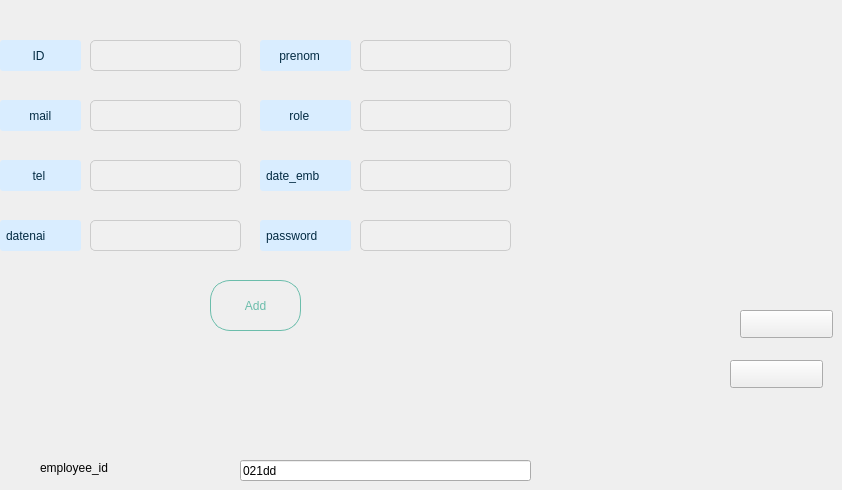
      <widget class="QWidget" name="tab">
       <property name="enabled">
        <bool>true</bool>
       </property>
       <attribute name="title">
        <string>add</string>
       </attribute>
       <widget class="QLabel" name="label_19">
        <property name="geometry">
         <rect>
          <x>0</x>
          <y>40</y>
          <width>81</width>
          <height>31</height>
         </rect>
        </property>
        <property name="styleSheet">
         <string notr="true">QLabel {
    background-color: rgb(217, 237, 255); /* Set the background color */
    border-radius: 3px; /* Adjust the radius as needed */
    padding: 3px; /* Adjust padding as needed */
color:rgb(3, 43, 67);
}
</string>
        </property>
        <property name="text">
         <string>        ID</string>
        </property>
       </widget>
       <widget class="QLabel" name="label_29">
        <property name="geometry">
         <rect>
          <x>260</x>
          <y>40</y>
          <width>91</width>
          <height>31</height>
         </rect>
        </property>
        <property name="styleSheet">
         <string notr="true">QLabel {
    background-color: rgb(217, 237, 255); /* Set the background color */
    border-radius: 3px; /* Adjust the radius as needed */
    padding: 3px; /* Adjust padding as needed */
color:rgb(3, 43, 67);
}
</string>
        </property>
        <property name="text">
         <string>    prenom</string>
        </property>
       </widget>
       <widget class="QLabel" name="label_30">
        <property name="geometry">
         <rect>
          <x>0</x>
          <y>100</y>
          <width>81</width>
          <height>31</height>
         </rect>
        </property>
        <property name="styleSheet">
         <string notr="true">QLabel {
    background-color: rgb(217, 237, 255); /* Set the background color */
    border-radius: 3px; /* Adjust the radius as needed */
    padding: 3px; /* Adjust padding as needed */
color:rgb(3, 43, 67);
}
</string>
        </property>
        <property name="text">
         <string>       mail</string>
        </property>
       </widget>
       <widget class="QLabel" name="label_31">
        <property name="geometry">
         <rect>
          <x>260</x>
          <y>100</y>
          <width>91</width>
          <height>31</height>
         </rect>
        </property>
        <property name="styleSheet">
         <string notr="true">QLabel {
    background-color: rgb(217, 237, 255); /* Set the background color */
    border-radius: 3px; /* Adjust the radius as needed */
    padding: 3px; /* Adjust padding as needed */
color:rgb(3, 43, 67);
}
</string>
        </property>
        <property name="text">
         <string>       role</string>
        </property>
       </widget>
       <widget class="QLabel" name="label_32">
        <property name="geometry">
         <rect>
          <x>260</x>
          <y>160</y>
          <width>91</width>
          <height>31</height>
         </rect>
        </property>
        <property name="styleSheet">
         <string notr="true">QLabel {
    background-color: rgb(217, 237, 255); /* Set the background color */
    border-radius: 3px; /* Adjust the radius as needed */
    padding: 3px; /* Adjust padding as needed */
color:rgb(3, 43, 67);
}
</string>
        </property>
        <property name="text">
         <string>date_emb</string>
        </property>
       </widget>
       <widget class="QLabel" name="label_34">
        <property name="geometry">
         <rect>
          <x>40</x>
          <y>460</y>
          <width>91</width>
          <height>16</height>
         </rect>
        </property>
        <property name="text">
         <string>employee_id</string>
        </property>
       </widget>
       <widget class="QPushButton" name="ajouter">
        <property name="geometry">
         <rect>
          <x>210</x>
          <y>280</y>
          <width>91</width>
          <height>51</height>
         </rect>
        </property>
        <property name="styleSheet">
         <string notr="true">QPushButton{color: rgb(107, 189, 171);
border-radius:20px;
border: 1px solid rgb(107, 189, 171);
font: 75 12pt &quot;8514oem&quot;;

}
QPushButton:hover {
    background:rgb(107, 189, 171);
        color:white;

}</string>
        </property>
        <property name="text">
         <string>Add</string>
        </property>
       </widget>
       <widget class="QPushButton" name="updatebutton">
        <property name="geometry">
         <rect>
          <x>740</x>
          <y>310</y>
          <width>93</width>
          <height>28</height>
         </rect>
        </property>
        <property name="text">
         <string/>
        </property>
       </widget>
       <widget class="QPushButton" name="clear_fields_add">
        <property name="geometry">
         <rect>
          <x>730</x>
          <y>360</y>
          <width>93</width>
          <height>28</height>
         </rect>
        </property>
        <property name="text">
         <string/>
        </property>
       </widget>
       <widget class="QLabel" name="label_36">
        <property name="geometry">
         <rect>
          <x>0</x>
          <y>220</y>
          <width>81</width>
          <height>31</height>
         </rect>
        </property>
        <property name="styleSheet">
         <string notr="true">QLabel {
    background-color: rgb(217, 237, 255); /* Set the background color */
    border-radius: 3px; /* Adjust the radius as needed */
    padding: 3px; /* Adjust padding as needed */
color:rgb(3, 43, 67);
}
</string>
        </property>
        <property name="text">
         <string>datenai</string>
        </property>
       </widget>
       <widget class="QLineEdit" name="date_embauche_lineEdit">
        <property name="geometry">
         <rect>
          <x>360</x>
          <y>160</y>
          <width>151</width>
          <height>31</height>
         </rect>
        </property>
        <property name="styleSheet">
         <string notr="true">QLineEdit {
    background-color: #f0f0f0; /* Set a very light background color */
    border-radius: 5px; /* Adjust the radius as needed */
    padding: 5px; /* Adjust padding as needed */
    border: 1px solid #ccc; /* Add a border */
    color: #333333; /* Set the color of the text to dark */
}
</string>
        </property>
        <property name="text">
         <string/>
        </property>
       </widget>
       <widget class="QLineEdit" name="id_lineEdit">
        <property name="geometry">
         <rect>
          <x>90</x>
          <y>40</y>
          <width>151</width>
          <height>31</height>
         </rect>
        </property>
        <property name="styleSheet">
         <string notr="true">QLineEdit {
    background-color: #f0f0f0; /* Set a very light background color */
    border-radius: 5px; /* Adjust the radius as needed */
    padding: 5px; /* Adjust padding as needed */
    border: 1px solid #ccc; /* Add a border */
    color: #333333; /* Set the color of the text to dark */
}
</string>
        </property>
        <property name="text">
         <string/>
        </property>
       </widget>
       <widget class="QLineEdit" name="mail_lineEdit">
        <property name="geometry">
         <rect>
          <x>90</x>
          <y>100</y>
          <width>151</width>
          <height>31</height>
         </rect>
        </property>
        <property name="styleSheet">
         <string notr="true">QLineEdit {
    background-color: #f0f0f0; /* Set a very light background color */
    border-radius: 5px; /* Adjust the radius as needed */
    padding: 5px; /* Adjust padding as needed */
    border: 1px solid #ccc; /* Add a border */
    color: #333333; /* Set the color of the text to dark */
}
</string>
        </property>
        <property name="text">
         <string/>
        </property>
       </widget>
       <widget class="QLineEdit" name="employee_id_lineEdit">
        <property name="geometry">
         <rect>
          <x>240</x>
          <y>460</y>
          <width>291</width>
          <height>21</height>
         </rect>
        </property>
        <property name="text">
         <string>021dd</string>
        </property>
       </widget>
       <widget class="QLineEdit" name="role_lineEdit">
        <property name="geometry">
         <rect>
          <x>360</x>
          <y>100</y>
          <width>151</width>
          <height>31</height>
         </rect>
        </property>
        <property name="styleSheet">
         <string notr="true">QLineEdit {
    background-color: #f0f0f0; /* Set a very light background color */
    border-radius: 5px; /* Adjust the radius as needed */
    padding: 5px; /* Adjust padding as needed */
    border: 1px solid #ccc; /* Add a border */
    color: #333333; /* Set the color of the text to dark */
}
</string>
        </property>
        <property name="text">
         <string/>
        </property>
       </widget>
       <widget class="QLineEdit" name="prenom_lineEdit">
        <property name="geometry">
         <rect>
          <x>360</x>
          <y>40</y>
          <width>151</width>
          <height>31</height>
         </rect>
        </property>
        <property name="styleSheet">
         <string notr="true">QLineEdit {
    background-color: #f0f0f0; /* Set a very light background color */
    border-radius: 5px; /* Adjust the radius as needed */
    padding: 5px; /* Adjust padding as needed */
    border: 1px solid #ccc; /* Add a border */
    color: #333333; /* Set the color of the text to dark */
}

</string>
        </property>
        <property name="text">
         <string/>
        </property>
       </widget>
       <widget class="QLineEdit" name="datenaissance_lineEdit">
        <property name="geometry">
         <rect>
          <x>90</x>
          <y>220</y>
          <width>151</width>
          <height>31</height>
         </rect>
        </property>
        <property name="styleSheet">
         <string notr="true">QLineEdit {
    background-color: #f0f0f0; /* Set a very light background color */
    border-radius: 5px; /* Adjust the radius as needed */
    padding: 5px; /* Adjust padding as needed */
    border: 1px solid #ccc; /* Add a border */
    color: #333333; /* Set the color of the text to dark */
}
</string>
        </property>
        <property name="text">
         <string/>
        </property>
       </widget>
       <widget class="QLineEdit" name="tel_lineEdit">
        <property name="geometry">
         <rect>
          <x>90</x>
          <y>160</y>
          <width>151</width>
          <height>31</height>
         </rect>
        </property>
        <property name="styleSheet">
         <string notr="true">QLineEdit {
    background-color: #f0f0f0; /* Set a very light background color */
    border-radius: 5px; /* Adjust the radius as needed */
    padding: 5px; /* Adjust padding as needed */
    border: 1px solid #ccc; /* Add a border */
    color: #333333; /* Set the color of the text to dark */
}
</string>
        </property>
        <property name="text">
         <string/>
        </property>
       </widget>
       <widget class="QLabel" name="label_37">
        <property name="geometry">
         <rect>
          <x>0</x>
          <y>160</y>
          <width>81</width>
          <height>31</height>
         </rect>
        </property>
        <property name="styleSheet">
         <string notr="true">QLabel {
    background-color: rgb(217, 237, 255); /* Set the background color */
    border-radius: 3px; /* Adjust the radius as needed */
    padding: 3px; /* Adjust padding as needed */
color:rgb(3, 43, 67);
}
</string>
        </property>
        <property name="text">
         <string>        tel</string>
        </property>
       </widget>
       <widget class="QLabel" name="label_33">
        <property name="geometry">
         <rect>
          <x>260</x>
          <y>220</y>
          <width>91</width>
          <height>31</height>
         </rect>
        </property>
        <property name="styleSheet">
         <string notr="true">QLabel {
    background-color: rgb(217, 237, 255); /* Set the background color */
    border-radius: 3px; /* Adjust the radius as needed */
    padding: 3px; /* Adjust padding as needed */
color:rgb(3, 43, 67);
}
</string>
        </property>
        <property name="text">
         <string>password</string>
        </property>
       </widget>
       <widget class="QLineEdit" name="passwordlineEdit">
        <property name="geometry">
         <rect>
          <x>360</x>
          <y>220</y>
          <width>151</width>
          <height>31</height>
         </rect>
        </property>
        <property name="styleSheet">
         <string notr="true">QLineEdit {
    background-color: #f0f0f0; /* Set a very light background color */
    border-radius: 5px; /* Adjust the radius as needed */
    padding: 5px; /* Adjust padding as needed */
    border: 1px solid #ccc; /* Add a border */
    color: #333333; /* Set the color of the text to dark */
}
</string>
        </property>
       </widget>
      </widget>
